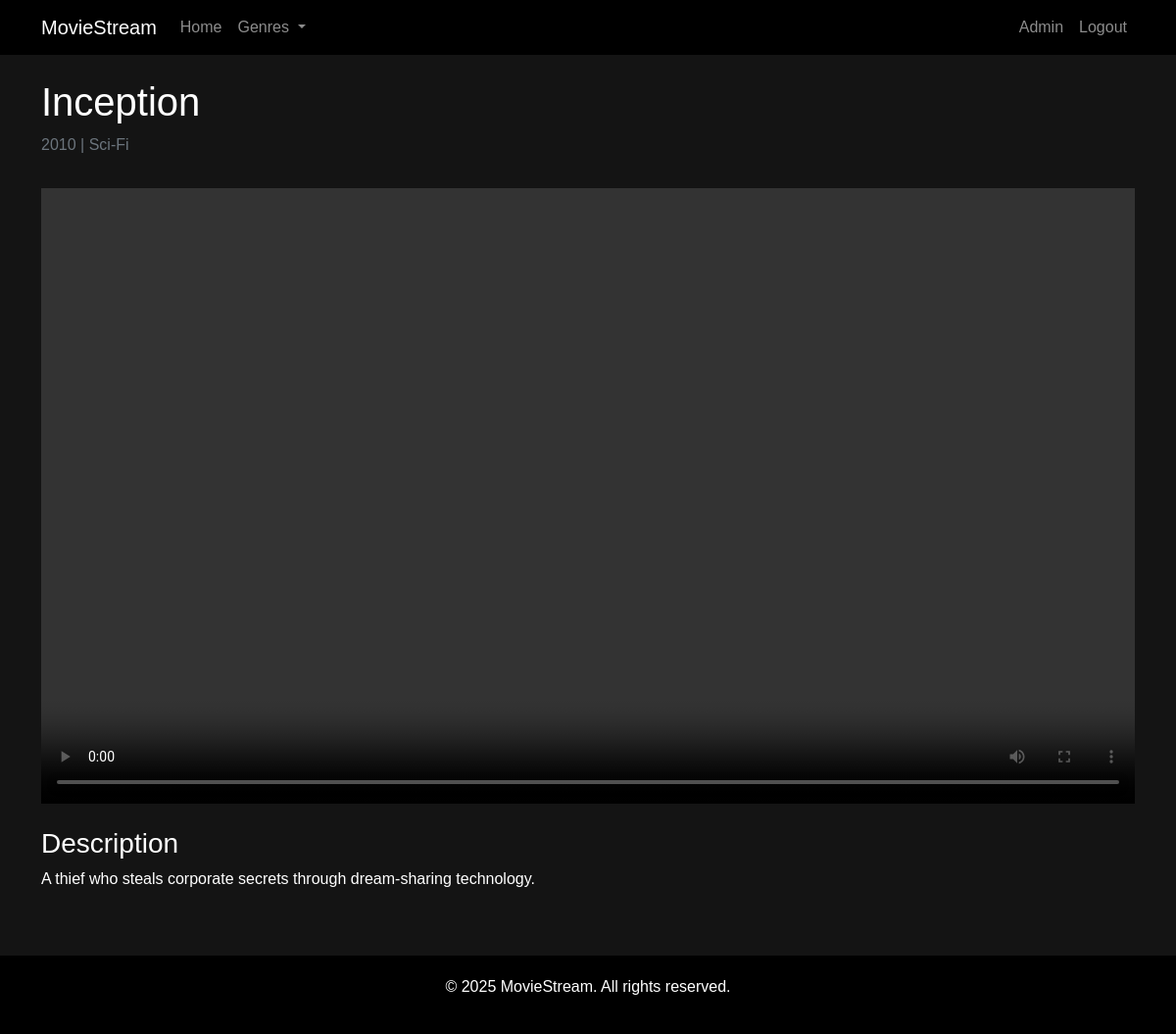
Screenshot of /watch/2 (signed in) with the database file from the repository.
### app.py (models this page shows, shortened)
class Movie(db.Model):
    id = db.Column(db.Integer, primary_key=True)
    title = db.Column(db.String(100), nullable=False)
    description = db.Column(db.Text, nullable=False)
    release_year = db.Column(db.Integer, nullable=False)
    genre = db.Column(db.String(50), nullable=False)
    poster_path = db.Column(db.String(200), nullable=False)
    video_path = db.Column(db.String(200), nullable=False)
    date_added = db.Column(db.DateTime, default=datetime.utcnow)

### app.py (the view)
@app.route('/watch/<int:movie_id>')
def watch_movie(movie_id):
    if 'user_id' not in session:
        flash('Please login to watch movies')
        return redirect(url_for('login'))
    movie = Movie.query.get_or_404(movie_id)
    return render_template('watch.html', movie=movie)

### app.py (called while the page is built)
@app.context_processor
def utility_processor():
    def get_user():
        if 'user_id' in session:
            return User.query.get(session['user_id'])
        return None
    return dict(get_user=get_user)

### templates/watch.html (shortened to what this page needs)
{% extends 'base.html' %}
{% block content %}
<div class="row">
    <div class="col-12">
        <h1>{{ movie.title }}</h1>
        <p class="text-muted">{{ movie.release_year }} | {{ movie.genre }}</p>
    </div>
</div>
<div class="row mt-3">
    <div class="col-12">
        <div class="video-container">
            <video controls autoplay>
                <source src="{{ url_for('static', filename='uploads/' + movie.video_path) }}" type="video/mp4">
            </video>
        </div>
    </div>
</div>
<div class="row mt-4">
    <div class="col-12">
        <h3>Description</h3>
        <p>{{ movie.description }}</p>
    </div>
</div>
{% endblock %}

### templates/base.html (style rules this page uses)
body { background-color: #141414; color: #fff; font-family: 'Arial', sans-serif; }

### templates/watch.html (style rules this page uses)
.video-container { position: relative; padding-bottom: 56.25%; height: 0; overflow: hidden; }
.video-container video { position: absolute; top: 0; left: 0; width: 100%; height: 100%; background-color: #000; }

### rows the page displays
Movie: title "Inception", release_year "2010", genre "Sci-Fi", description "A thief who steals corporate secrets through dream-sharing technology."
